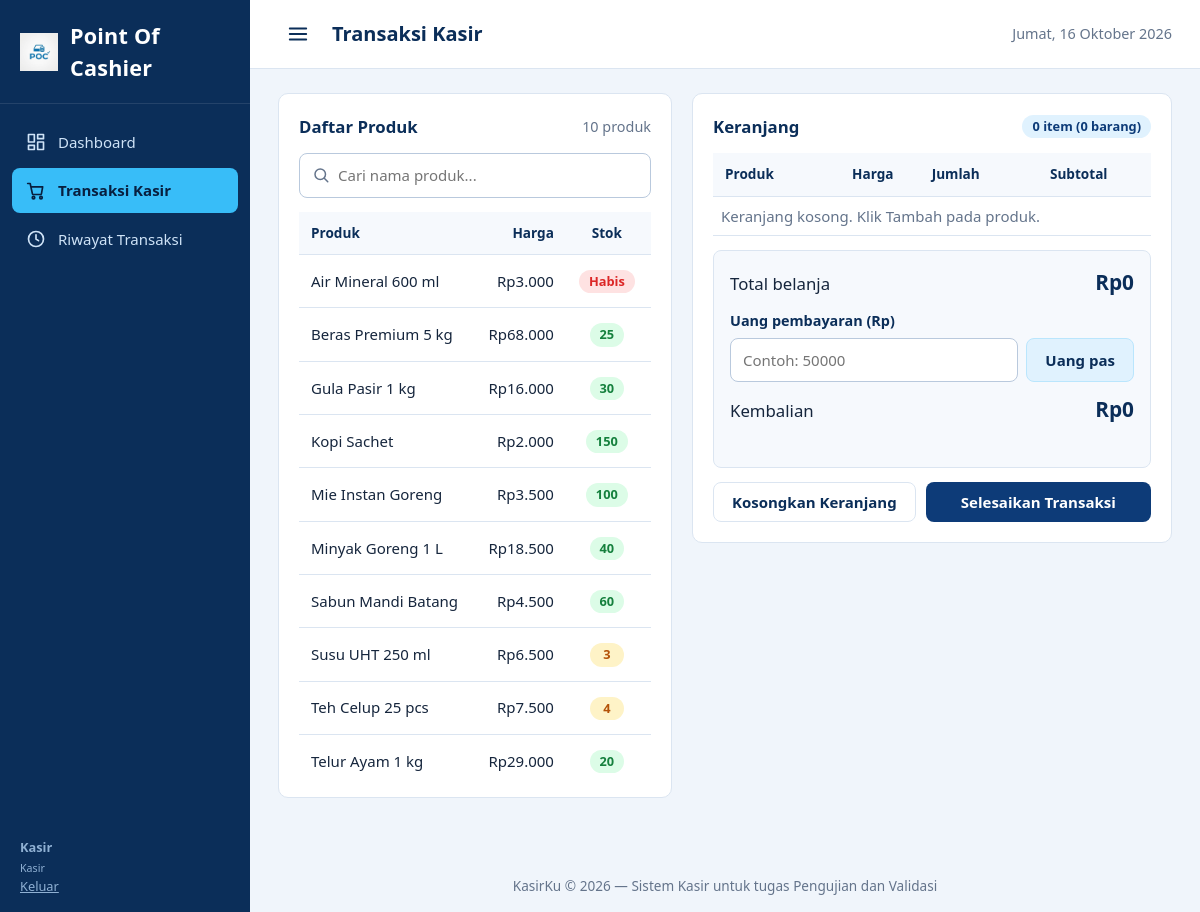
The page /transaksi.php (signed in) on the database its author committed.
### tables this page shows
CREATE TABLE produk (
    id_produk   INT UNSIGNED  NOT NULL AUTO_INCREMENT,
    nama_produk VARCHAR(100)  NOT NULL,
    harga       DECIMAL(12,2) NOT NULL,
    stok        INT           NOT NULL DEFAULT 0,
    PRIMARY KEY (id_produk),
    KEY idx_produk_nama (nama_produk),
    CONSTRAINT chk_produk_nama  CHECK (CHAR_LENGTH(TRIM(nama_produk)) > 0),
    CONSTRAINT chk_produk_harga CHECK (harga > 0),
    CONSTRAINT chk_produk_stok  CHECK (stok >= 0)
);

### config/database.php (called while the page is built, shortened)
<?php
function db(): PDO
{
    static $pdo = null;
    $dsn = 'mysql:host=' . DB_HOST . ';dbname=' . DB_NAME . ';charset=' . DB_CHARSET;
    try {
        $pdo = new PDO($dsn, DB_USER, DB_PASS, [
            PDO::ATTR_ERRMODE            => PDO::ERRMODE_EXCEPTION,
            PDO::ATTR_DEFAULT_FETCH_MODE => PDO::FETCH_ASSOC,
            PDO::ATTR_EMULATE_PREPARES   => false,
        ]);
    } catch (PDOException $e) {
        error_log('[KasirKu] Koneksi database gagal: ' . $e->getMessage());
        halaman_error(
            "Tidak dapat terhubung ke database. Pastikan MySQL pada XAMPP sudah dijalankan dan database 'KasirKu' sudah diimpor.",
            503
        );
    }
    return $pdo;
}

### transaksi.php (the view, shortened to what this page needs)
<?php
require_once __DIR__ . '/includes/helpers.php';
$produk = db_all('SELECT id_produk, nama_produk, harga, stok FROM produk ORDER BY nama_produk ASC');
include __DIR__ . '/includes/header.php';
?>
<div class="kasir-grid">
    <section class="card">
        <div class="card-header">
            <h2>Daftar Produk</h2>
            <span class="muted"><?= count($produk) ?> produk</span>
        </div>
        <div class="search-box search-box-block">
            <?= ikon('search', 18) ?>
            <input type="search" id="cariProduk" placeholder="Cari nama produk..." autocomplete="off">
        </div>
        <?php if (!$produk): ?>
            <p class="empty">Belum ada produk. Tambahkan produk terlebih dahulu di halaman Produk.</p>
        <?php else: ?>
            <div class="table-wrap table-scroll">
                <table class="table" id="tabelProduk">
                    <thead>
                        <tr>
                            <th>Produk</th>
                            <th class="num">Harga</th>
                            <th class="center">Stok</th>
                            <th class="center">Aksi</th>
                        </tr>
                    </thead>
                    <tbody>
                    <?php foreach ($produk as $p): ?>
                        <?php $stok = (int) $p['stok']; ?>
                        <tr data-nama="<?= e($p['nama_produk']) ?>">
                            <td class="wrap"><?= e($p['nama_produk']) ?></td>
                            <td class="num"><?= e(rupiah($p['harga'])) ?></td>
                            <td class="center">
                                <?php if ($stok === 0): ?>
                                    <span class="badge badge-danger">Habis</span>
                                <?php elseif ($stok <= STOK_MENIPIS): ?>
                                    <span class="badge badge-warn"><?= $stok ?></span>
                                <?php else: ?>
                                    <span class="badge badge-ok"><?= $stok ?></span>
                                <?php endif; ?>
                            </td>
                            <td class="center">
                            </td>
                        </tr>
                    <?php endforeach; ?>
                    </tbody>
                </table>
            </div>
        <?php endif; ?>
    </section>
    <section class="card cart-card">
        <div class="card-header">
            <h2>Keranjang</h2>
            <span class="badge badge-info" id="cartCount">0 item</span>
        </div>
        <form id="formTransaksi" method="post" action="<?= e(BASE_URL) ?>actions/proses_transaksi.php" novalidate data-once>
            <div class="table-wrap cart-wrap">
                <table class="table cart-table">
                    <thead>
                        <tr>
                            <th>Produk</th>
                            <th class="num">Harga</th>
                            <th class="center">Jumlah</th>
                            <th class="num">Subtotal</th>
                            <th><span class="sr-only">Hapus</span></th>
                        </tr>
                    </thead>
                    <tbody id="cartBody"></tbody>
                </table>
            </div>
            <div class="summary">
                <div class="summary-row">
                    <span>Total belanja</span>
                    <strong id="totalText">Rp0</strong>
                </div>
                <label for="bayar">Uang pembayaran (Rp)</label>
                <div class="input-group">
                    <input type="text" id="bayar" name="bayar" inputmode="numeric" autocomplete="off" placeholder="Contoh: 50000">
                    <button type="button" class="btn btn-light" id="uangPas">Uang pas</button>
                </div>
                <div class="summary-row">
                    <span id="kembalianLabel">Kembalian</span>
                    <strong id="kembalianText">Rp0</strong>
                </div>
                <p class="bayar-info" id="bayarInfo" aria-live="polite"></p>
            </div>
            <div class="cart-actions">
                <button type="button" class="btn btn-outline" id="kosongkan">Kosongkan Keranjang</button>
                <button type="submit" class="btn btn-primary" id="btnBayar">Selesaikan Transaksi</button>
            </div>
        </form>
    </section>
</div>
<?php include __DIR__ . '/includes/footer.php'; ?>

### assets/css/style.css (style rules this page uses)
:root { --navy: #0b2e59; --navy-dark: #081f3f; --primary: #0d3b78; --primary-hov: #0a2d5c; --accent: #38bdf8; --accent-soft: #e0f2fe; --bg: #f0f5fb; --surface: #ffffff; --text: #16263d; --muted: #64748b; --border: #dbe5f1; --ok: #15803d; --ok-bg: #dcfce7; --warn: #b45309; --warn-bg: #fef3c7; --danger: #dc2626; --danger-bg: #fee2e2; --radius: 10px; --sidebar-w: 250px; --font: "Segoe UI", system-ui, -apple-system, Roboto, "Helvetica Neue", Arial, sans-serif; }
*, *::before, *::after { box-sizing: border-box; }
html { -webkit-text-size-adjust: 100%; }
body { margin: 0; font-family: var(--font); font-size: 15px; line-height: 1.5; color: var(--text); background: var(--bg); }
h1, h2, h3, p { margin: 0; }
.muted { color: var(--muted); font-size: 0.9rem; }
.card { background: var(--surface); border: 1px solid var(--border); border-radius: var(--radius); padding: 20px; margin-bottom: 20px; min-width: 0; }
.card-header { display: flex; align-items: center; justify-content: space-between; flex-wrap: wrap; gap: 8px; margin-bottom: 14px; }
.card-header h2 { font-size: 1.05rem; color: var(--navy); }
.btn { display: inline-flex; align-items: center; justify-content: center; gap: 8px; padding: 10px 18px; border: 1px solid transparent; border-radius: 8px; font: inherit; font-weight: 600; line-height: 1.2; text-decoration: none; cursor: pointer; transition: background 0.15s, border-color 0.15s; }
.btn-primary { background: var(--primary); color: #fff; }
.btn-light { background: var(--accent-soft); color: var(--navy); border-color: #bae6fd; }
.btn-outline { background: #fff; color: var(--navy); border-color: var(--border); }
label { font-weight: 600; font-size: 0.9rem; color: var(--navy); }
input[type="text"], input[type="search"], input[type="date"], input[type="number"] { width: 100%; padding: 10px 12px; border: 1px solid #b9c9dd; border-radius: 8px; background: #fff; color: var(--text); font: inherit; }
.search-box { display: flex; align-items: center; gap: 8px; min-width: 260px; padding: 0 12px; background: #fff; border: 1px solid #b9c9dd; border-radius: 8px; color: var(--muted); }
.search-box input { border: 0; outline: 0; padding: 10px 0; background: transparent; }
.search-box-block { width: 100%; margin-bottom: 14px; }
.table-wrap { width: 100%; overflow-x: auto; }
.table-scroll { max-height: 62vh; overflow-y: auto; }
.table { width: 100%; border-collapse: collapse; min-width: 480px; }
.table th, .table td { padding: 11px 12px; text-align: left; border-bottom: 1px solid var(--border); vertical-align: middle; }
.table th { position: sticky; top: 0; background: #f6f9fd; color: var(--navy); font-size: 0.85rem; font-weight: 700; white-space: nowrap; }
.table .num { text-align: right; white-space: nowrap; }
.table .center { text-align: center; }
.table .wrap { overflow-wrap: anywhere; min-width: 120px; }
.badge { display: inline-block; min-width: 34px; padding: 2px 10px; border-radius: 999px; font-size: 0.8rem; font-weight: 700; text-align: center; }
.badge-ok { background: var(--ok-bg); color: var(--ok); }
.badge-warn { background: var(--warn-bg); color: var(--warn); }
.badge-danger { background: var(--danger-bg); color: var(--danger); }
.badge-info { background: var(--accent-soft); color: var(--primary); }
.kasir-grid { display: grid; grid-template-columns: minmax(0, 1fr) minmax(0, 480px); gap: 20px; align-items: start; }
.kasir-grid .card { margin-bottom: 0; }
.cart-card { position: sticky; top: 84px; }
.cart-wrap { max-height: 300px; overflow-y: auto; }
.cart-table { min-width: 440px; }
.summary { margin-top: 14px; padding: 16px; background: #f6f9fd; border: 1px solid var(--border); border-radius: 8px; }
.summary label { display: block; margin: 12px 0 6px; }
.summary-row { display: flex; justify-content: space-between; align-items: baseline; gap: 12px; font-size: 1.05rem; }
.summary-row strong { font-size: 1.3rem; color: var(--navy); }
.summary-row + label + .input-group + .summary-row { margin-top: 12px; }
.input-group { display: flex; gap: 8px; }
.input-group input { flex: 1; min-width: 0; }
.bayar-info { min-height: 1.4em; margin-top: 6px; font-size: 0.88rem; }
.cart-actions { display: flex; flex-wrap: wrap; gap: 10px; margin-top: 14px; }
.cart-actions .btn-primary { flex: 1; min-width: 180px; }

### rows shown on the page
produk: nama_produk "Air Mineral 600 ml", harga "Rp3.000", stok "Habis"
produk: nama_produk "Beras Premium 5 kg", harga "Rp68.000", stok "25"
produk: nama_produk "Gula Pasir 1 kg", harga "Rp16.000", stok "30"
produk: nama_produk "Kopi Sachet", harga "Rp2.000", stok "150"
produk: nama_produk "Mie Instan Goreng", harga "Rp3.500", stok "100"
produk: nama_produk "Minyak Goreng 1 L", harga "Rp18.500", stok "40"
produk: nama_produk "Sabun Mandi Batang", harga "Rp4.500", stok "60"
produk: nama_produk "Susu UHT 250 ml", harga "Rp6.500", stok "3"
produk: nama_produk "Teh Celup 25 pcs", harga "Rp7.500", stok "4"
produk: nama_produk "Telur Ayam 1 kg", harga "Rp29.000", stok "20"

### other values the page prints
$label "Dashboard"
$label "Transaksi Kasir"
$label "Riwayat Transaksi"
$_SESSION['nama'] "Kasir"
$role_pengguna "Kasir"
$judul_halaman "Transaksi Kasir"
tanggal_indonesia() "Jumat, 16 Oktober 2026"
count($produk) "10"
